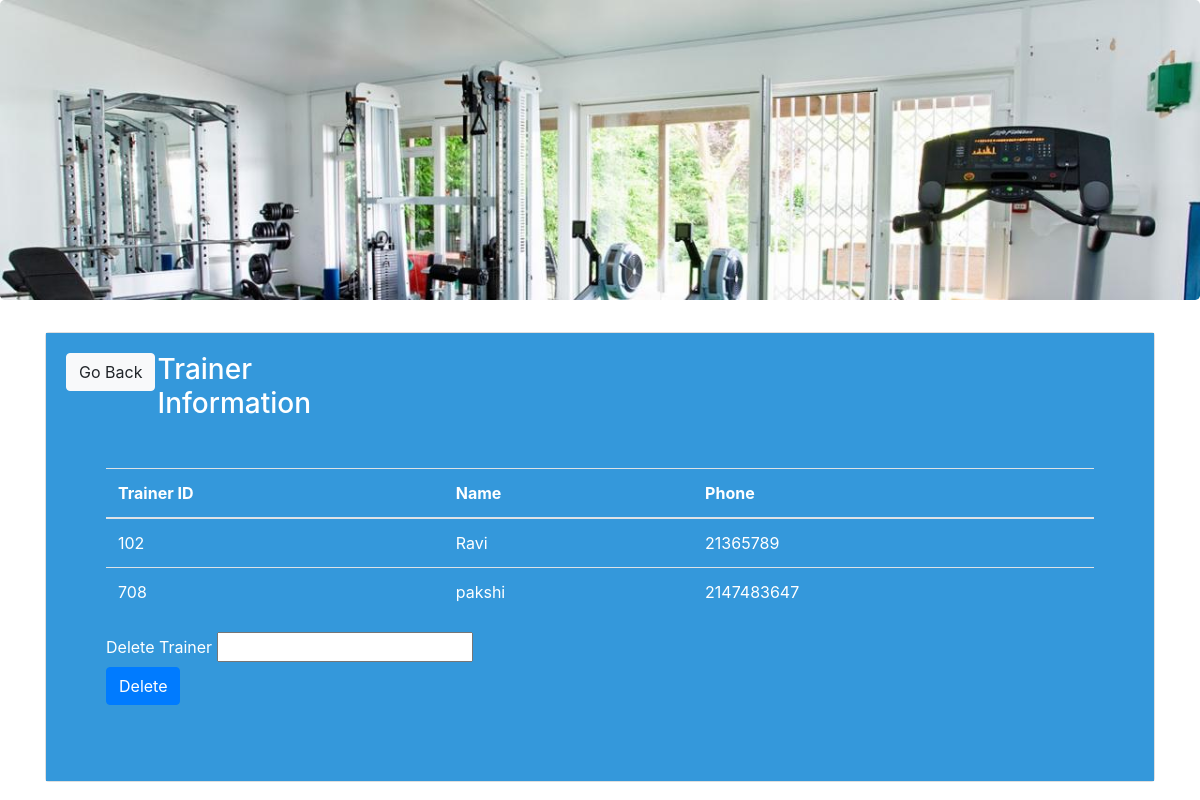
The app's page /trainer.php with its own data.
### tables this page shows
CREATE TABLE `trainer` (
  `Trainer_id` int(20) NOT NULL,
  `Name` varchar(40) NOT NULL,
  `phone` int(100) NOT NULL
);

### func.php (the view, shortened to what this page needs)
<?php
$con=mysqli_connect("localhost","root","","loginsystem");
function get_trainer(){
    global $con;
    $query="select * from Trainer";
    $result=mysqli_query($con,$query);
    while($row=mysqli_fetch_array($result)){
        $Trainer_id=$row ['Trainer_id'];
        $Name=$row['Name'];
        $phone=$row['phone'];
        echo"<tr>
        <td>$Trainer_id</td>
        <td>$Name</td>
            <td>$phone</td>
        </tr>";
    }
}
?>

### records on screen
trainer: Trainer_id "102", Name "Ravi", phone "21365789"
trainer: Trainer_id "708", Name "pakshi", phone "2147483647"
